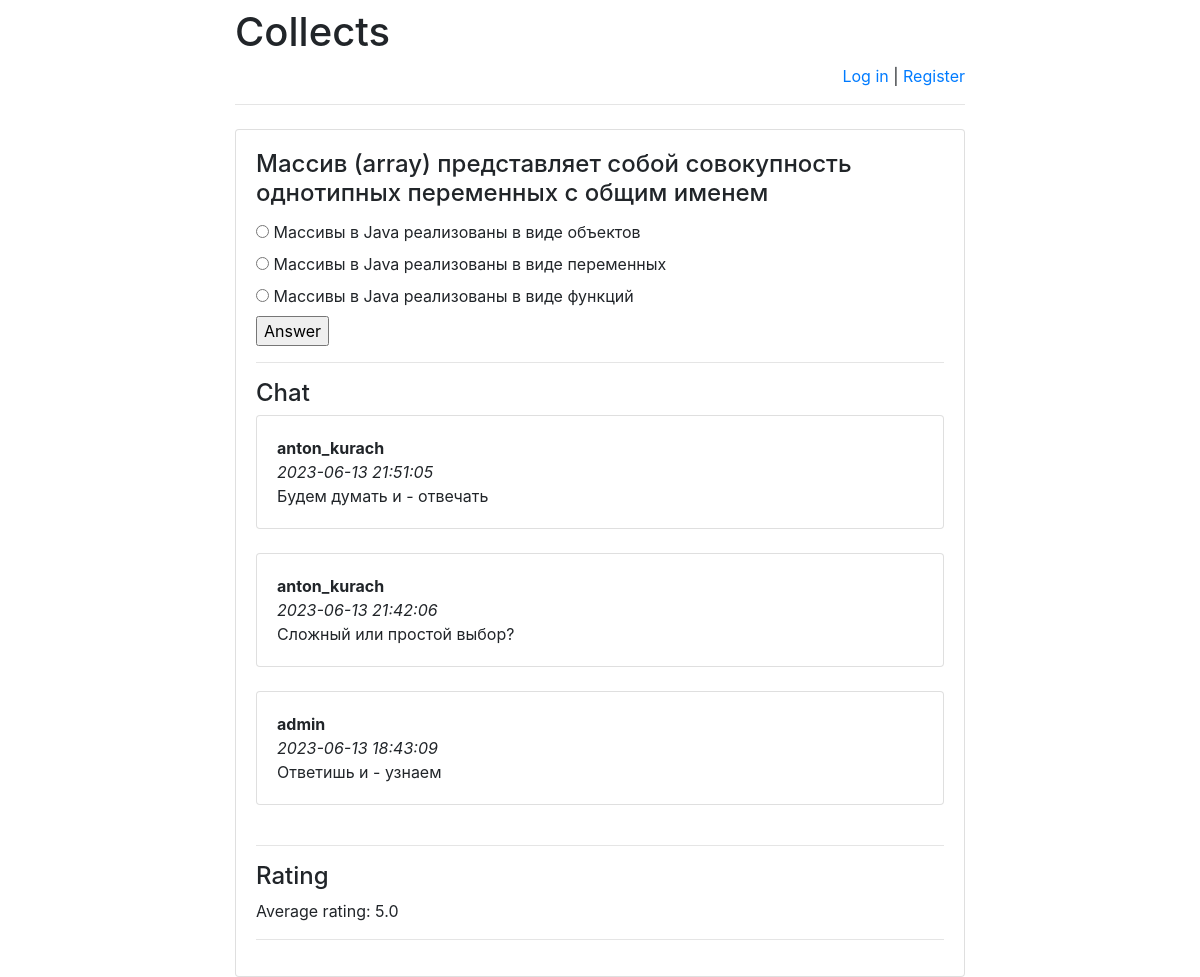
/collects/1/, run on the app's committed database.
### collects/models.py (models this page shows)
class Collect(models.Model):
    collect_text = models.CharField(max_length=300)
    pub_date = models.DateTimeField('date published')

class Option(models.Model):
    collect = models.ForeignKey(Collect, on_delete=models.CASCADE)
    text = models.CharField(max_length=1000)
    correct = models.BooleanField(default=False)

class Message(models.Model):
    chat = models.ForeignKey(
        Collect,
        verbose_name='Чат под вопросом',
        on_delete=models.CASCADE)
    author = models.ForeignKey(
        User,
        verbose_name='Пользователь', on_delete=models.CASCADE)
    message = models.TextField('Сообщение')
    pub_date = models.DateTimeField(
        'Дата сообщения',
        default=timezone.now)

### collects/views.py (the view)
# urls.py: re_path(r'^([0-9]+)/$', views.detail, name='detail'),
def detail(request, collect_id):
    error_message = None
    if "error_message" in request.GET:
        error_message = request.GET["error_message"]
    return render(
        request,
        "answer.html",
        {
            "collect": get_object_or_404(
                Collect, pk=collect_id),
            "error_message": error_message,
            "latest_messages":
                Message.objects
                    .filter(chat_id=collect_id)
                    .order_by('-pub_date')[:5],
            "already_rated_by_user":
                Mark.objects
                    .filter(author_id=request.user.id)
                    .filter(collect_id=collect_id)
                    .count(),
            "user_rating":
                Mark.objects
                    .filter(author_id=request.user.id)
                    .filter(collect_id=collect_id)
                    .aggregate(Avg('mark'))
                    ["mark__avg"],
            "avg_mark":
                Mark.objects
                    .filter(collect_id=collect_id)
                    .aggregate(Avg('mark'))
                    ["mark__avg"]
        }
    )

### templates/answer.html (shortened to what this page needs)
<!DOCTYPE html>
<html lang="en">
<head>
</head>
<body>
{% extends 'base.html' %}
{% block main %}
<h4 class="card-title">{{ collect.collect_text }}</h4>
<form action="answer/" method="post">
    {% for option in collect.option_set.all %}
        <input type="radio" name="option"
            id="option{{ forloop.counter }}"
            value="{{ option.id }}"/>
        <label for="option{{ forloop.counter }}">
            {{ option.text }}
        </label><br>
    {% endfor %}
    <input type="submit" value="Answer"/>
</form>
<hr>
<h4>Chat</h4>
<div id="history">
    {% for message in latest_messages %}
        <div class="card">
        <div class="card-body">
            <strong>
                {{ message.author.username }}
            </strong>
            <br/>
            <em>
                {{ message.pub_date|date:'Y-m-d H:i:s' }}
            </em>
            <br/>
            {{ message.message }}
        </div>
        </div>
        <br/>
    {% endfor %}
</div>
<hr>
<h4>Rating</h4>
    <p>Average rating:
        <span id="avg_mark_span">
            {{ avg_mark }}
        </span>
    </p>
<hr>
{% endblock %}

### templates/base.html (shortened to what this page needs)
<!doctype html>
<html lang="en">
<head>
    <link rel="stylesheet"
href="https://stackpath.bootstrapcdn.com/bootstrap/4.1.3/css/bootstrap.min.css">
</head>
<body>
<div class="container">
    <div class="row justify-content-center">
        <div class="col-8">
            <h1 class="mt-2">Collects</h1>
            {% if user.is_authenticated %}
                <p class="text-right">
                    Hello, {{ user.username }}!
                    <a href="/collects/logout">Log out</a> |
                    <a href="/collects/password-change">
                        Change password
                    </a>
                </p>
            {% else %}
                <p class="text-right">
                    <a href="/collects/login">Log in</a> |
                    <a href="/collects/register">Register</a>
                </p>
            {% endif %}
            <hr class="mt-0 mb-4">
            <div class="card">
                <div class="card-body">
                    {% block main %}
                    {% endblock %}
                </div>
            </div>
        </div>
    </div>
</div>
</body>
</html>

### data on the page
Collect: collect_text "Массив (array) представляет собой совокупность однотипных переменных с общим именем"
Option: text "Массивы в Java реализованы в виде объектов"
Option: text "Массивы в Java реализованы в виде переменных"
Option: text "Массивы в Java реализованы в виде функций"
Message: author.username "anton_kurach", pub_date "2023-06-13 21:51:05", message "Будем думать и - отвечать"
Message: author.username "anton_kurach", pub_date "2023-06-13 21:42:06", message "Сложный или простой выбор?"
Message: author.username "admin", pub_date "2023-06-13 18:43:09", message "Ответишь и - узнаем"

### other printed values
{{ avg_mark }} "5.0"
